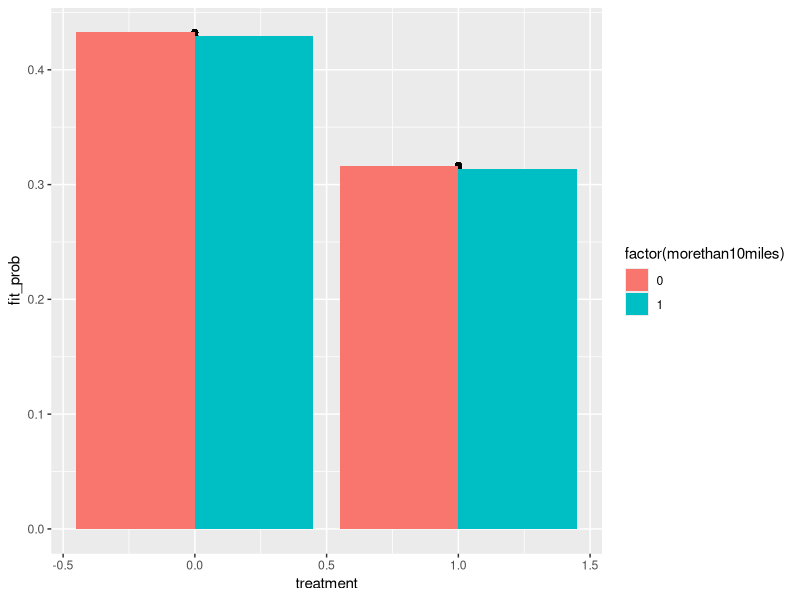

R code for this plot:
## ---- chunk 1
library(tidyverse)
library(ggplot2) #required for the graph in the end
## ---- chunk 2
library(readxl)
Data_set_A <- read_excel("Data set A.xlsx") 
#represents responses to a survey about how far people live from work.

Data_set_B <- read_excel("Data set B.xlsx")
#from the transportation department, indicates if a person's bus pass was used.
## ---- chunk 3
dataAc <- Data_set_A %>%   
  filter(condition=="control") #new dataframe ('dataAc') to see how many people are in the control group

dataAi <- Data_set_A %>%
  filter(condition=="incentive") #new dataframe ('dataAi') to see how many people are in the incentive group

dataBrb <- Data_set_B %>%   
  filter(rode_bus=="1.0") #new dataframe ('dataAc') to see how many people rode the bus
## ---- chunk 4
colnames(Data_set_A) <- c('identifier','treatment','morethan10miles')
#rename the last to columns -- 'condition' to 'treatment' -- and -- distance_to_work to 'morethan10miles'.
## ---- chunk 5
Data_set_A$morethan10miles<- ifelse(Data_set_A$morethan10miles=="<10miles",0,1)
# 0 = No
# 1 = Yes
## ---- chunk 6
Data_set_A %>%   
  filter(morethan10miles=="1") #filter for more than 10 miles

Data_set_A %>%   
  filter(morethan10miles=="0") #filter for more than 10 miles
## ---- chunk 7
datamerge <- left_join(Data_set_A, Data_set_B, by="identifier") %>% 
  mutate_all(~replace(., is.na(.), 0)) %>% 
  mutate(rode_bus = case_when(rode_bus == "expired" ~ 1, TRUE ~ as.numeric(rode_bus)))
## ---- chunk 8
datamerge$treatment<- ifelse(datamerge$treatment=="incentive",0,1)
# 0 = No
# 1 = Yes
## ---- chunk 9
glmmodel <-  glm(rode_bus~factor(treatment) + factor(morethan10miles), family = "binomial", data = datamerge)

summary_glm<-summary(glmmodel)
summary_glm
## ---- chunk 10
logodds <- c(control = -0.27143,  treatment = -0.27143-0.49827, controlmiles = -0.27143 +  0.01323 , treatmentmiles = --0.27143 +  0.01323-0.49827)

exp(logodds)/(1+ exp(logodds)) #we take the exponent of logg odds and devide it by the same number plus one.
## ---- chunk 11
data.plot <-  data.frame(prob = datamerge$rode_bus/1003,
                      treatment = datamerge$treatment,
                      morethan10miles = datamerge$morethan10miles,
                      fit = predict(glmmodel, datamerge)) #prediction for the logistic regression model

data.plot$fit_prob <- exp(data.plot$fit)/(1+exp(data.plot$fit))
## ---- chunk 12
ggplot(data.plot, aes(x=treatment, y=fit_prob, group= morethan10miles, fill= factor(morethan10miles))) + 
  geom_point() +
  geom_col(position = "dodge")

